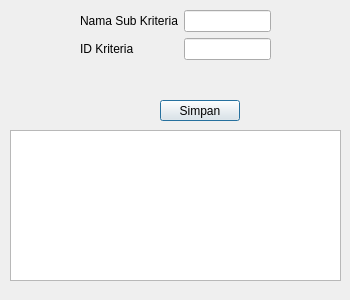
<?xml version="1.0" encoding="UTF-8"?>
<ui version="4.0">
 <class>subkriteria</class>
 <widget class="QDialog" name="subkriteria">
  <property name="geometry">
   <rect>
    <x>0</x>
    <y>0</y>
    <width>350</width>
    <height>300</height>
   </rect>
  </property>
  <property name="windowTitle">
   <string>Dialog</string>
  </property>
  <widget class="QWidget" name="formLayoutWidget">
   <property name="geometry">
    <rect>
     <x>80</x>
     <y>10</y>
     <width>191</width>
     <height>76</height>
    </rect>
   </property>
   <layout class="QFormLayout" name="formLayout">
    <item row="0" column="0">
     <widget class="QLabel" name="namaSubKriteriaLabel">
      <property name="text">
       <string>Nama Sub Kriteria</string>
      </property>
     </widget>
    </item>
    <item row="0" column="1">
     <widget class="QLineEdit" name="namaSubKriteriaLineEdit"/>
    </item>
    <item row="1" column="0">
     <widget class="QLabel" name="iDKriteriaLabel">
      <property name="text">
       <string>ID Kriteria</string>
      </property>
     </widget>
    </item>
    <item row="1" column="1">
     <widget class="QLineEdit" name="iDKriteriaLineEdit"/>
    </item>
   </layout>
  </widget>
  <widget class="QTableView" name="tableView">
   <property name="geometry">
    <rect>
     <x>10</x>
     <y>130</y>
     <width>331</width>
     <height>151</height>
    </rect>
   </property>
  </widget>
  <widget class="QPushButton" name="pushButton">
   <property name="geometry">
    <rect>
     <x>160</x>
     <y>100</y>
     <width>80</width>
     <height>21</height>
    </rect>
   </property>
   <property name="text">
    <string>Simpan</string>
   </property>
  </widget>
 </widget>
 <resources/>
 <connections/>
</ui>
